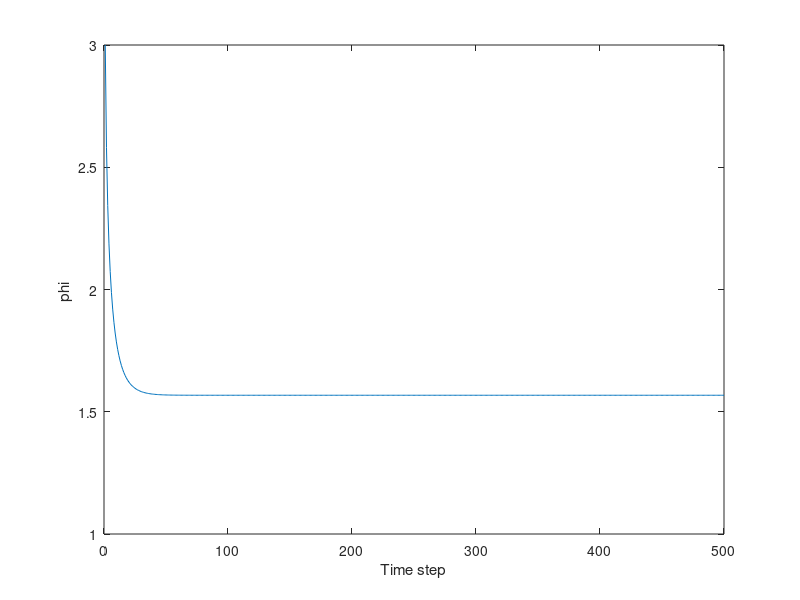

Write the MATLAB code that produced this figure.
%
% Purpose: Exercise 2 in Bogacz free energy tutorial
% https://www.sciencedirect.com/science/article/pii/S0022249615000759
%
% The task considers a simple perceptual problem in which a value of 
% a single variable has to be inferred from a single observation. 
% We consider a simple organism that tries to infer the size or diameter 
% of a food item, which we denote by v , on the basis of light intensity 
% it observes.  Please see the paper for details of the exercise.
%
% (c) 2022 Paul Moore - moorep@maths.ox.ac.uk 
%
% This software is provided 'as is' with no warranty or other guarantee of
% fitness for the user's purpose.  Please let the author know of any bugs
% or potential improvements.


function ex_2

    ex();
   
    % published solution for comparison
    %soln_ex_2();
end


function ex()

    
    % time step    
    dt = 0.01; 
    
    % observed light intensity mean and variance
    u = 2; 
    sigma_u = 1;  
    
    % size expectation and variance
    v_p = 3; 
    sigma_p = 1;  
    
    iterations = floor(5/dt);
   
    % phi is the most likely size of food item
    phi = zeros(iterations,1);
    phi(1) = 3;
    
    for i=2:iterations
        
        phi_last = phi(i-1,1);
        term1 = (v_p - phi_last)/sigma_p;
        term2 = (u - phi_last^2) * (2*phi_last)/sigma_u;
        
        % see eqn. (8)
        gradient = term1 + term2;
        
        phi(i,1) = phi_last + dt*gradient;
    end
    plot(1:iterations,phi);
    xlabel ('Time step');
    ylabel ('phi ');
end

% published solution for comparison
function soln_ex_2()
    v_p = 3;
    Sigma_p = 1;
    Sigma_u = 1; % mean of prior distribution of food size
    % variance of prior distribution
    % variance of sensory noise
    u = 2; % observed light intensity
    DT = 0.01;
    MAXT = 5; % integration step
    % maximum time considered
    phi (1) = v_p; % initializing the best guess of food size
    for i = 2: MAXT/DT
    phi(i) = phi(i -1) + DT * (( v_p - phi(i -1))/ Sigma_p + ...
    (u-phi(i -1)^2)/ Sigma_u * (2* phi(i -1)));
    end
    plot ([ DT:DT:MAXT], phi , "k ");
    xlabel ("Time ");
    ylabel ("\phi ");
    axis ([0 MAXT -2 3.5]);
 
end